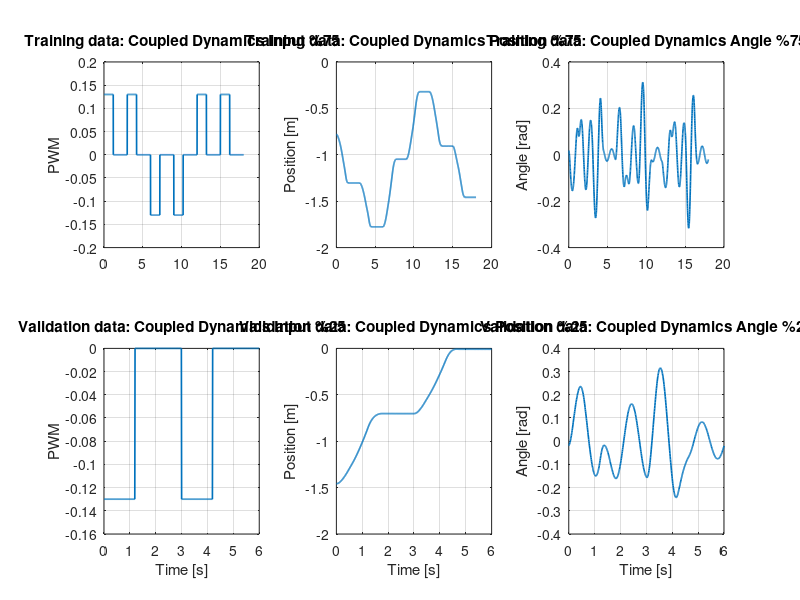

MATLAB code for this plot: (Note: this script raises an error after producing the figure.)
%% Identification Stage 3 - Coupled Cart-Pendulum Dynamics Identification
clear; clc; close all;

% Load data
load('coupledTrainingData.mat');

t_all     = expData.time(:);
u_all     = expData.input.u(:);
pos_all   = expData.output.position(:);
angle_all = expData.output.angle(:);
Ts        = expData.sampleTime;

% Angle preprocessing
angle_mean = mean(angle_all);
angle_all = angle_all - angle_mean;

% Split data: 75% training, 25% validation
N = length(t_all);
N_train = floor(0.75*N);

idx_train = 1:N_train;
idx_val   = N_train+1:N;

t_train     = t_all(idx_train);
u_train     = u_all(idx_train);
pos_train   = pos_all(idx_train);
angle_train = angle_all(idx_train);

t_val     = t_all(idx_val);
u_val     = u_all(idx_val);
pos_val   = pos_all(idx_val);
angle_val = angle_all(idx_val);

% reset time vectors
t_train = t_train - t_train(1);
t_val   = t_val   - t_val(1);

% iddata objects
y_train = [pos_train angle_train];
y_val   = [pos_val angle_val];

data_train = iddata(y_train, u_train, Ts);
data_train.OutputName = {'Cart position','Pendulum angle'};
data_train.InputName  = {'PWM input'};
data_train.OutputUnit = {'m','rad'};
data_train.TimeUnit   = 'seconds';

data_val = iddata(y_val, u_val, Ts);
data_val.OutputName = {'Cart position','Pendulum angle'};
data_val.InputName  = {'PWM input'};
data_val.OutputUnit = {'m','rad'};
data_val.TimeUnit   = 'seconds';

% Ploting training data and validation data
figure;

subplot(2,3,1)
plot(t_train,u_train,'LineWidth',1.2)
grid on
ylabel('PWM')
title('Training data: Coupled Dynamics Input %75')

subplot(2,3,2)
plot(t_train,pos_train,'LineWidth',1.2)
grid on
ylabel('Position [m]')
title('Training data: Coupled Dynamics Position %75')

subplot(2,3,3)
plot(t_train,angle_train,'LineWidth',1.2)
grid on
ylabel('Angle [rad]')
title('Training data: Coupled Dynamics Angle %75')

subplot(2,3,4)
plot(t_val,u_val,'LineWidth',1.2)
grid on
xlabel('Time [s]')
ylabel('PWM')
title('Validation data: Coupled Dynamics Input %25')

subplot(2,3,5)
plot(t_val,pos_val,'LineWidth',1.2)
grid on
xlabel('Time [s]')
ylabel('Position [m]')
title('Validation data: Coupled Dynamics Position %25')

subplot(2,3,6)
plot(t_val,angle_val,'LineWidth',1.2)
grid on
xlabel('Time [s]')
ylabel('Angle [rad]')
title('Validation data: Coupled Dynamics Angle %25')

% Parameters and Initials

% Identified pendulum dynamics parameters
a1_0 = 0.367691;
k3_0 = 0.012509;

% Identified cart dynamics parameters
K1_hat = -22.709508;
K2_hat =  2.155194;
Kc_hat =  1.494818;
d_hat  =  0.176016;

% Geometry
l = 0.011;
a2_0 = 1/l;

% Convert reduced cart parameters to full-model parameters
k1_0 = a2_0*K1_hat;
k2_0 = a2_0*K2_hat;
ks_0 = a2_0*Kc_hat;
kd_0 = a2_0*d_hat;

Parameters = {a1_0; a2_0; k1_0; k2_0; k3_0; ks_0; kd_0};

% Initial states
pos0   = pos_train(1);
angle0 = angle_train(1);

% for smooth derivatives
pos_s = smoothdata(pos_train,'sgolay',21);
ang_s = smoothdata(angle_train,'sgolay',21);

vel_s    = gradient(pos_s,Ts);
angvel_s = gradient(ang_s,Ts);

vel0    = vel_s(1);
angvel0 = angvel_s(1);

x0 = [pos0; angle0; vel0; angvel0];

% Grey-box model
Order = [2 1 4];
sys0 = idnlgrey('invPend_model', Order, Parameters, x0, 0);

names = {'a1','a2','k1','k2','k3','ks','kd'};

for i = 1:numel(names)
    sys0.Parameters(i).Name = names{i};
end

% Parameters bounds
sys0.Parameters(1).Minimum = 0.75*a1_0;
sys0.Parameters(1).Maximum = 1.25*a1_0;

sys0.Parameters(2).Minimum = 0.75*a2_0;
sys0.Parameters(2).Maximum = 1.25*a2_0;

% k1_0 is negative
sys0.Parameters(3).Minimum = 1.25*k1_0;
sys0.Parameters(3).Maximum = 0.75*k1_0;

sys0.Parameters(4).Minimum = 0.75*k2_0;
sys0.Parameters(4).Maximum = 1.25*k2_0;

sys0.Parameters(5).Minimum = 0.75*k3_0;
sys0.Parameters(5).Maximum = 1.25*k3_0;

sys0.Parameters(6).Minimum = 0.75*ks_0;
sys0.Parameters(6).Maximum = 1.25*ks_0;

sys0.Parameters(7).Minimum = 0.75*kd_0;
sys0.Parameters(7).Maximum = 1.25*kd_0;

% Setting initials for ID
stateNames = {'position','angle','velocity','angular_velocity'};

for i = 1:4
    sys0.InitialStates(i).Name = stateNames{i};
    sys0.InitialStates(i).Fixed = false;
end

sys0.InitialStates(1).Value = pos0;
sys0.InitialStates(2).Value = angle0;
sys0.InitialStates(3).Value = vel0;
sys0.InitialStates(4).Value = angvel0;

% Free/fix parameters
for i = 1:7
    sys0.Parameters(i).Fixed = false;
end

% a2 is fixed because it is defined by geometry as a2 = 1/l
sys0.Parameters(2).Fixed = true;

% ID Options
opt = nlgreyestOptions;
opt.Display = 'on';
opt.SearchMethod = 'lsqnonlin';

% Identification
sys_full_est = nlgreyest(data_train, sys0, opt);

% Results
a1_hat = sys_full_est.Parameters(1).Value;
a2_hat = sys_full_est.Parameters(2).Value;
k1_hat = sys_full_est.Parameters(3).Value;
k2_hat = sys_full_est.Parameters(4).Value;
k3_hat = sys_full_est.Parameters(5).Value;
ks_hat = sys_full_est.Parameters(6).Value;
kd_hat = sys_full_est.Parameters(7).Value;

fprintf('\nEstimated parameters:\n');
fprintf('a1_hat = %.6f\n', a1_hat);
fprintf('a2_hat = %.6f\n', a2_hat);
fprintf('k1_hat = %.6f\n', k1_hat);
fprintf('k2_hat = %.6f\n', k2_hat);
fprintf('k3_hat = %.6f\n', k3_hat);
fprintf('ks_hat = %.6f\n', ks_hat);
fprintf('kd_hat = %.6f\n', kd_hat);

% Identification Results
compareOpt = compareOptions;
compareOpt.InitialCondition = 'estimate';
figure;
compare(data_train, sys_full_est, compareOpt);
title('Training fit: Coupled Cart-Pendulum Dynamics');

% Identification - Model Validation
figure;
compare(data_val, sys_full_est, compareOpt);
title('Validation fit: Coupled Cart-Pendulum Dynamics');
